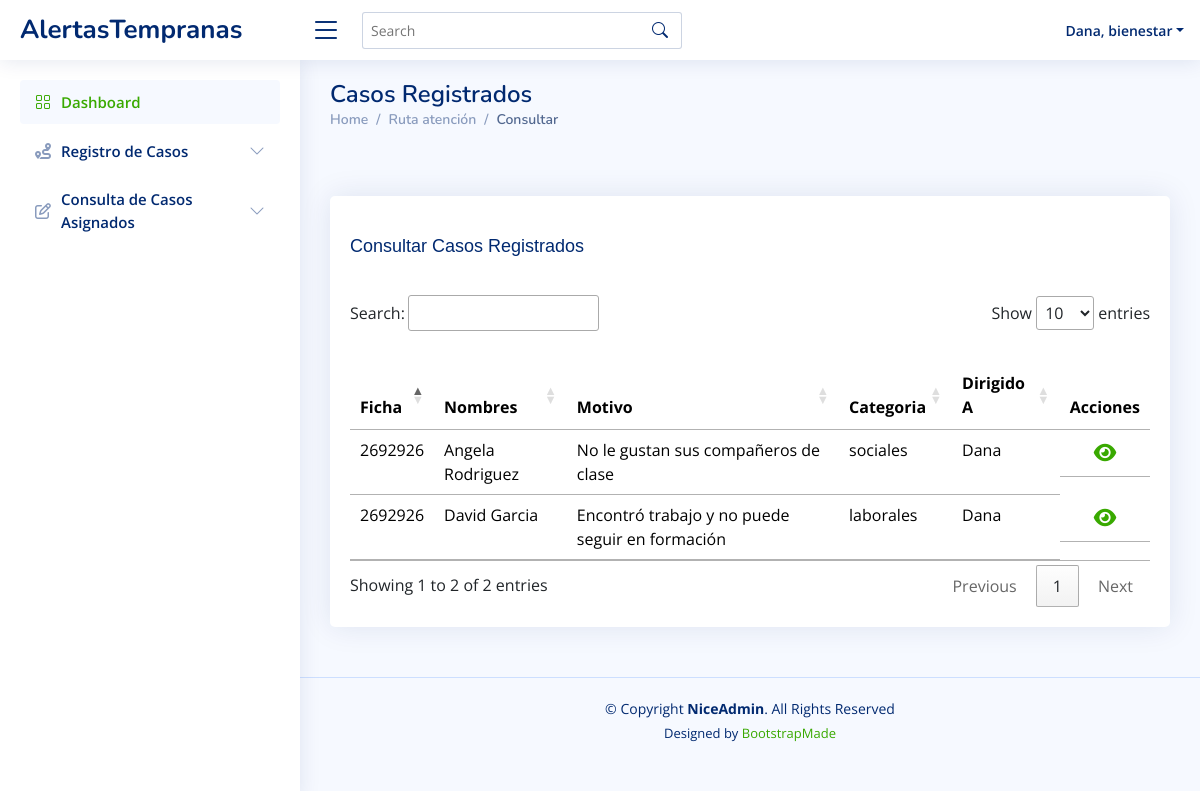
The page /Views/Bienestar/consultarAprendiz.php (signed in) on the database as committed earlier.
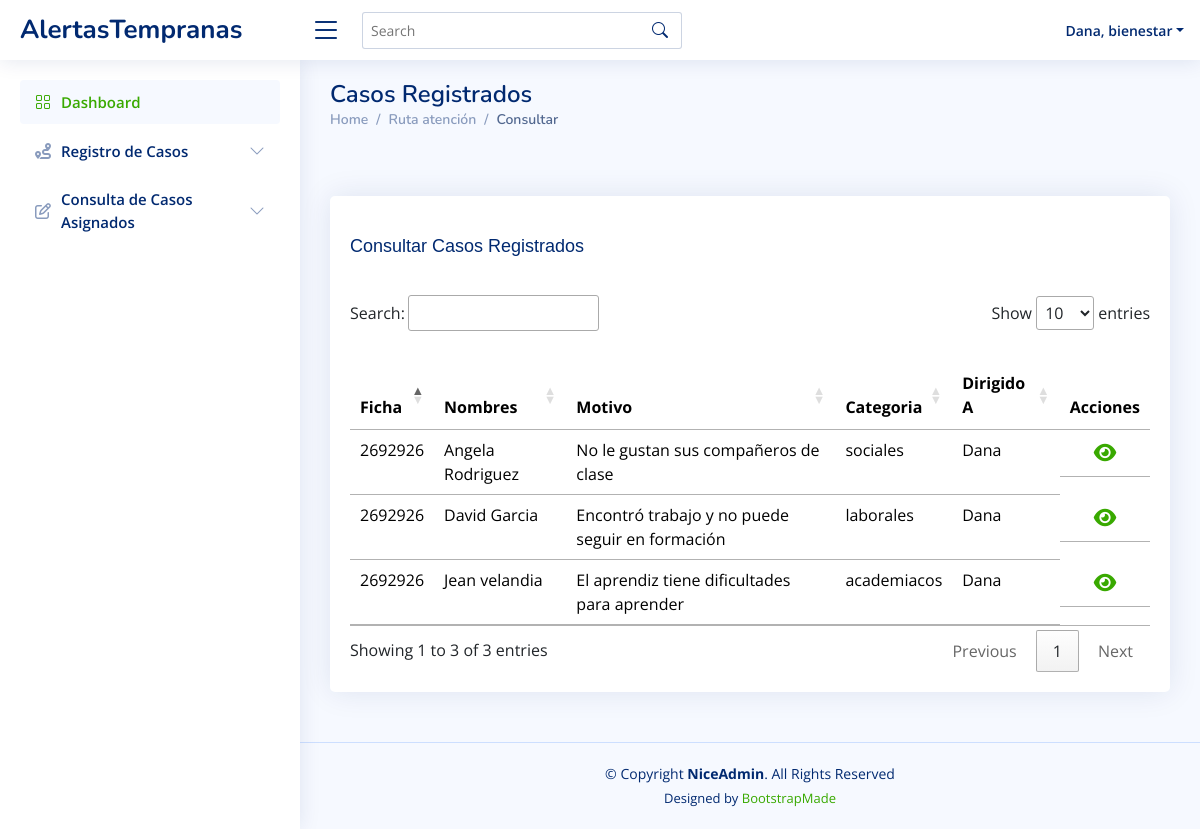
The same page on the database as committed later.
### tables this page shows
CREATE TABLE `usuarios` (
  `id` int(11) NOT NULL,
  `tipo_documento` varchar(20) NOT NULL,
  `documento` int(11) NOT NULL,
  `nombre` varchar(60) NOT NULL,
  `email` varchar(60) NOT NULL,
  `telefono` int(11) NOT NULL,
  `clave` varchar(250) NOT NULL,
  `rol` varchar(50) NOT NULL
);

CREATE TABLE `casos` (
  `id` int(11) NOT NULL,
  `descripcion` text NOT NULL,
  `categoria` varchar(80) NOT NULL,
  `soporte` varchar(300) NOT NULL,
  `fecha` date NOT NULL,
  `estado` varchar(80) NOT NULL,
  `id_aprendiz` int(11) NOT NULL,
  `id_usuario` int(11) NOT NULL,
  `id_encargado` int(11) NOT NULL
);

CREATE TABLE `aprendiz` (
  `id` int(11) NOT NULL,
  `tipo_documento_aprendiz` varchar(20) NOT NULL,
  `documento` bigint(20) NOT NULL,
  `nombre` varchar(60) NOT NULL,
  `apellido` varchar(50) NOT NULL,
  `email` varchar(60) NOT NULL,
  `telefono` int(11) NOT NULL,
  `programa` varchar(50) NOT NULL,
  `ficha` varchar(30) NOT NULL,
  `id_usuario` int(11) NOT NULL
);

### Models/consultasBienestar.php (called while the page is built, shortened)
<?php
class ConsultasBienestar {
    public function consultarCasosReg($id_usuario){
        $objConexion = new Conexion();
        $conexion = $objConexion->getConexion();
        $consultar= "SELECT c.id as identificador_caso, a.id as id_aprendiz, a.ficha, a.nombre, a.apellido, c.descripcion , c.categoria, c.id_encargado, u.nombre AS nombre_encargado FROM casos c JOIN aprendiz a ON c.id_aprendiz = a.id JOIN usuarios u ON c.id_encargado = u.id WHERE c.id_usuario=  :id_usuario ";
        $result= $conexion->prepare($consultar);
        $result->bindparam(':id_usuario', $id_usuario);
        $result->execute();
        $f= [];
        while($resultado = $result->fetch()){
            $f[] = $resultado;
        }
        return $f;
    }
    public function consultarUser($idUsuario)
    {
        $objConexion = new Conexion();
        $conexion = $objConexion->getConexion();
        $sql = "SELECT * FROM usuarios WHERE id = :idUsuario";
        $result = $conexion->prepare($sql);
        $result->bindParam(":idUsuario", $idUsuario);
        $result->execute();
        $f = $result->fetch();
        return $f;
    }
}

### Controllers/bienestar/mostrar_info.php (the view, shortened to what this page needs)
<?php
require_once("../../Models/consultasBienestar.php");
function cargarCasos(){
    $id_usuario = $_SESSION['id'];
    $objConsultas = new ConsultasBienestar();
    $result = $objConsultas->consultarCasosReg($id_usuario);
    if (!isset($result)) {
        echo "<h2>No hay casos registrados</h2>";
    } else {
        foreach ($result as $f) {
            echo '
<tr>
                    <td>'.$f['ficha'].'</td>
                    <td>'.$f['nombre'].' '.$f['apellido'].'</td>
                    <td>'.$f['descripcion'].'</td>
                    <td>'.$f['categoria'].'</td>
                    <td>'.$f['nombre_encargado'].'</td>
                    <td class="detalles"><a href="../../Views/bienestar/mostrarDetalle.php?id='. $f['identificador_caso'].'" ><i class="fa-solid fa-eye"></i></a></td>
                  </tr>
            ';
        }
    }
}
function cargarPerfilBienestar()
{
  $idUsuarios = $_SESSION["id"];
  $objConsultasAdmin = new ConsultasBienestar();
  $f = $objConsultasAdmin->consultarUser($idUsuarios);
  echo '
        <li class="nav-item dropdown pe-3">
          <a class="nav-link nav-profile d-flex align-items-center pe-0" href="#" data-bs-toggle="dropdown">
            <span class="d-none d-md-block dropdown-toggle ps-2">' . $f["nombre"] .', '.$f["rol"].  '</span>
          </a>
          <ul class="dropdown-menu dropdown-menu-end dropdown-menu-arrow profile">
            <li class="dropdown-header">
              <h6>' . $f["nombre"] . '</h6>
              <span>' . $f["rol"] . '</span>
            </li>
            <li>
              <hr class="dropdown-divider">
            </li>
            <li>
              <a class="dropdown-item d-flex align-items-center" href="userProfileAdmin.php">
                <i class="bi bi-person"></i>
                <span>Mi perfil</span>
              </a>
            </li>
            <li>
              <hr class="dropdown-divider">
            </li>
            <li>
              <a class="dropdown-item d-flex align-items-center" href="users-profile.html">
                <i class="bi bi-gear"></i>
                <span>Configuración</span>
              </a>
            </li>
            <li>
              <hr class="dropdown-divider">
            </li>
            <li>
              <a class="dropdown-item d-flex align-items-center" href="pages-faq.html">
                <i class="bi bi-question-circle"></i>
                <span>¿Necesitas Ayuda?</span>
              </a>
            </li>
            <li>
              <hr class="dropdown-divider">
            </li>
            <li>
              <a class="dropdown-item d-flex align-items-center" href="../../Controllers/cerrarSesion.php">
                <i class="bi bi-box-arrow-right"></i>
                <span>Cerrar Sesión</span>
              </a>
            </li>
          </ul>
        </li>
    ';
}

### Views/Bienestar/consultarAprendiz.php (shortened to what this page needs)
<?php
require_once("../../Controllers/bienestar/mostrar_info.php");
require_once("../../Models/consultasBienestar.php");
?>
<!DOCTYPE html>
<html lang="en">
<head>
  <link href="assets/vendor/bootstrap/css/bootstrap.min.css" rel="stylesheet">
  <link href="assets/vendor/bootstrap-icons/bootstrap-icons.css" rel="stylesheet">
  <link href="assets/vendor/boxicons/css/boxicons.min.css" rel="stylesheet">
  <link href="assets/vendor/quill/quill.snow.css" rel="stylesheet">
  <link href="assets/vendor/quill/quill.bubble.css" rel="stylesheet">
  <link href="assets/vendor/remixicon/remixicon.css" rel="stylesheet">
  <link href="assets/vendor/simple-datatables/style.css" rel="stylesheet">
  <link href="https://cdn.datatables.net/1.13.4/css/jquery.dataTables.min.css" rel="stylesheet">
  <link href="https://cdn.datatables.net/buttons/2.3.6/css/buttons.dataTables.min.css" rel="stylesheet">
  <link rel="stylesheet" href="https://cdnjs.cloudflare.com/ajax/libs/font-awesome/6.0.0/css/all.min.css">
  <link href="assets/css/style.css" rel="stylesheet">
</head>
<body>
  <header id="header" class="header fixed-top d-flex align-items-center">
    <div class="d-flex align-items-center justify-content-between">
      <a href="index.php" class="logo d-flex align-items-center">
        <span class="d-none d-lg-block">AlertasTempranas</span>
      </a>
      <i class="bi bi-list toggle-sidebar-btn"></i>
    </div>
    <div class="search-bar">
      <form class="search-form d-flex align-items-center" method="POST" action="#">
        <input type="text" name="query" placeholder="Search" title="Enter search keyword">
        <button type="submit" title="Search"><i class="bi bi-search"></i></button>
      </form>
    </div>
    <nav class="header-nav ms-auto">
      <ul class="d-flex align-items-center">
        <?php
        cargarPerfilBienestar();
        ?>
      </ul>
    </nav>
  </header>
  <aside id="sidebar" class="sidebar">
    <ul class="sidebar-nav" id="sidebar-nav">
      <li class="nav-item">
        <a class="nav-link " href="index.php">
          <i class="bi bi-grid"></i>
          <span>Dashboard</span>
        </a>
      </li>
      <li class="nav-item">
        <a class="nav-link collapsed" data-bs-target="#ruta-nav" data-bs-toggle="collapse" href="index.php">
          <i class="fa-solid fa-route"></i><span>Registro de Casos </span><i class="bi bi-chevron-down ms-auto"></i>
        </a>
      </li>
      <li class="nav-item">
        <a class="nav-link collapsed" data-bs-target="#seguimiento-nav" data-bs-toggle="collapse" href="index.php">
          <i class="fa-regular fa-pen-to-square"></i><span> Consulta de Casos Asignados </span><i class="bi bi-chevron-down ms-auto"></i>
        </a>
      </li>
    </ul>
  </aside>
  <main id="main" class="main">
    <div class="pagetitle">
      <h1>Casos Registrados</h1>
      <nav>
        <ol class="breadcrumb">
          <li class="breadcrumb-item"><a href="index.php">Home</a></li>
          <li class="breadcrumb-item"><a href="index.php">Ruta atención</a></li>
          <li class="breadcrumb-item active">Consultar</li>
        </ol>
      </nav>
    </div>
    <section class="section">
      <div class="row">
        <div class="col-lg-12">
          <div class="card tabla-consultar">
            <div class="card-body tabla-consultar">
              <h5 class="card-title">Consultar Casos Registrados</h5>
              <table id="TableSynchronize" class="table datatable">
                <thead>
                  <tr>
                    <th>Ficha</th>
                    <th>Nombres</th>
                    <th>Motivo</th>
                    <th>Categoria</th>
                    <th>Dirigido A</th>
                    <th>Acciones</th>
                  </tr>
                </thead>
                <tbody>
                  <?php
                cargarCasos();
                ?>
                </tbody>
              </table>
            </div>
          </div>
        </div>
      </div>
    </section>
  </main>
  <footer id="footer" class="footer">
    <div class="copyright">
      &copy; Copyright <strong><span>NiceAdmin</span></strong>. All Rights Reserved
    </div>
    <div class="credits">
      Designed by <a href="https://bootstrapmade.com/">BootstrapMade</a>
    </div>
  </footer>
</body>
</html>

### Views/Bienestar/assets/css/style.css (style rules this page uses)
:root { scroll-behavior: smooth; --primary-color: #39A900; --secondary-color: #00324D; --complementary-color1: #385c57; --complementary-color2: #e6e6e6; --degrade: linear-gradient(#39a900, #A1D687, #fff); --font-size-titulos-h1: 48px; --font-size-titulos-h2: 40px; --font-size-titulos-h3: 32px; --font-size-titulos-h4: 24px; --font-size-parrafos: 24px; }
body { font-family: "Open Sans", sans-serif; background: #f6f9ff; color: #444444; }
a { color: var(--primary-color); text-decoration: none; }
h1, h2, h3, h4, h5, h6 { font-family: "Nunito", sans-serif; }
#main { margin-top: 60px; padding: 20px 30px; transition: all 0.3s; }
.pagetitle { margin-bottom: 10px; }
.pagetitle h1 { font-size: 24px; margin-bottom: 0; font-weight: 600; color: #012970; }
.card { margin-bottom: 30px; border: none; border-radius: 5px; box-shadow: 0px 0 30px rgba(1, 41, 112, 0.1); margin-top: 50px; }
.card-title { padding: 20px 0 0px 0; font-size: 18px; font-weight: 500; color: #012970; font-family: "Work Sans", sans-serif; }
.card-body { padding: 20px 20px 20px 20px; }
.breadcrumb { font-size: 14px; font-family: "Nunito", sans-serif; color: #899bbd; font-weight: 600; }
.breadcrumb a { color: #899bbd; transition: 0.3s; }
.breadcrumb .breadcrumb-item::before { color: #899bbd; }
.breadcrumb .active { color: #51678f; font-weight: 600; }
.logo { line-height: 1; }
@media (min-width: 1200px) { .logo { width: 280px; } }
.logo span { font-size: 26px; font-weight: 700; color: #012970; font-family: "Nunito", sans-serif; }
.header { transition: all 0.5s; z-index: 997; height: 60px; box-shadow: 0px 2px 20px rgba(1, 41, 112, 0.1); background-color: #fff; padding-left: 20px; }
.header .toggle-sidebar-btn { font-size: 32px; padding-left: 10px; cursor: pointer; color: #012970; }
.header .search-bar { min-width: 360px; padding: 0 20px; }
.header .search-form { width: 100%; }
.header .search-form input { border: 0; font-size: 14px; color: #012970; border: 1px solid rgba(1, 41, 112, 0.2); padding: 7px 38px 7px 8px; border-radius: 3px; transition: 0.3s; width: 100%; }
.header .search-form button { border: 0; padding: 0; margin-left: -30px; background: none; }
.header .search-form button i { color: #012970; }
.header-nav ul { list-style: none; }
.header-nav>ul { margin: 0; padding: 0; }
.header-nav .nav-profile { color: #012970; }
.header-nav .nav-profile span { font-size: 14px; font-weight: 600; }
.sidebar { position: fixed; top: 60px; left: 0; bottom: 0; width: 300px; z-index: 996; transition: all 0.3s; padding: 20px; overflow-y: auto; scrollbar-width: thin; scrollbar-color: #aab7cf transparent; box-shadow: 0px 0px 20px rgba(1, 41, 112, 0.1); background-color: #fff; }
@media (min-width: 1200px) { #main, #footer { margin-left: 300px; } }
.sidebar-nav { padding: 0; margin: 0; list-style: none; }
.sidebar-nav li { padding: 0; margin: 0; list-style: none; }
.sidebar-nav .nav-item { margin-bottom: 5px; }
.sidebar-nav .nav-link { display: flex; align-items: center; font-size: 15px; font-weight: 600; color: #39A900; transition: 0.3; background: #f6f9ff; padding: 10px 15px; border-radius: 4px; }
.sidebar-nav .nav-link i { font-size: 16px; margin-right: 10px; color: #39A900; }
.sidebar-nav .nav-link.collapsed { color: #012970; background: #fff; }
.sidebar-nav .nav-link.collapsed i { color: #899bbd; }
.sidebar-nav .nav-link .bi-chevron-down { margin-right: 0; transition: transform 0.2s ease-in-out; }
.footer { padding: 20px 0; font-size: 14px; transition: all 0.3s; border-top: 1px solid #cddfff; }
.footer .copyright { text-align: center; color: #012970; }
.footer .credits { padding-top: 5px; text-align: center; font-size: 13px; color: #012970; }
.detalles { color: #39A900; font-size: 20px; text-decoration: none; display: flex; justify-content: center; align-items: center; }

Rows that differ between the two databases and show on the page:
added casos: id_aprendiz.ficha "2692926", id_aprendiz.nombre "Jean", id_aprendiz.apellido "velandia", descripcion "El aprendiz tiene dificultades para aprender", categoria "academiacos", id_usuario.nombre "Dana"
Other text that changed with them:
text written by a page script: "Search: Show entries Showing 1 to 2 of 2 entries Previous 1 Next" → "Search: Show entries Showing 1 to 3 of 3 entries Previous 1 Next"
